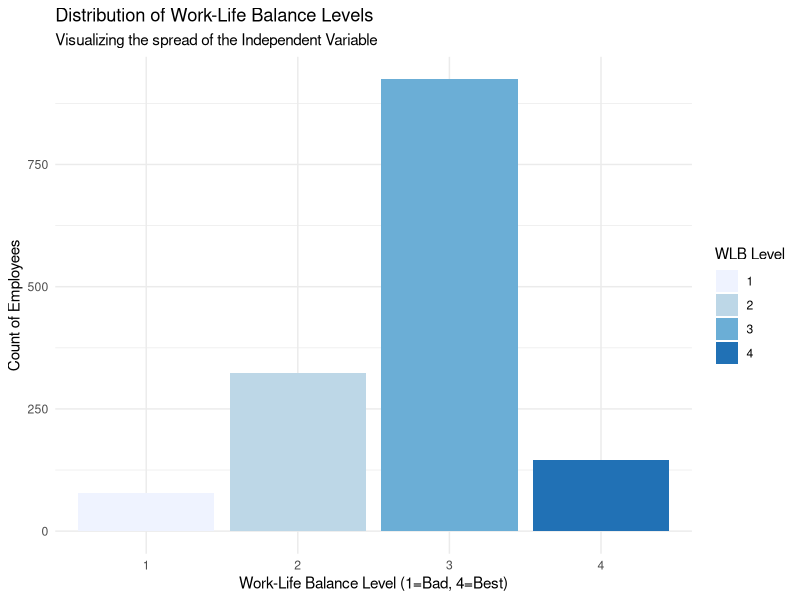
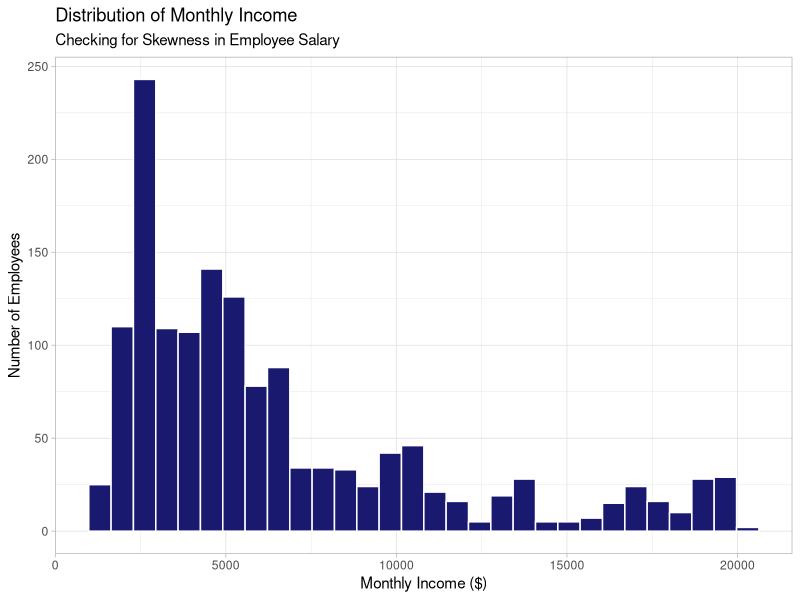
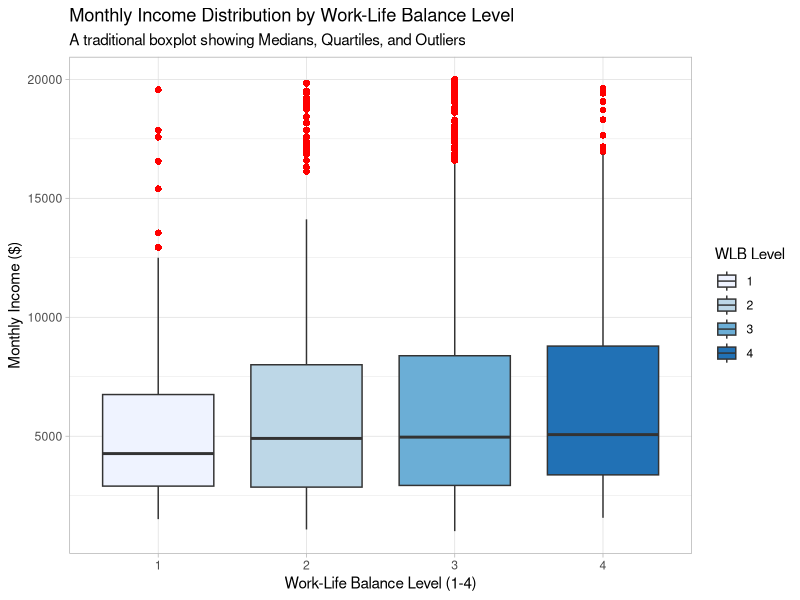
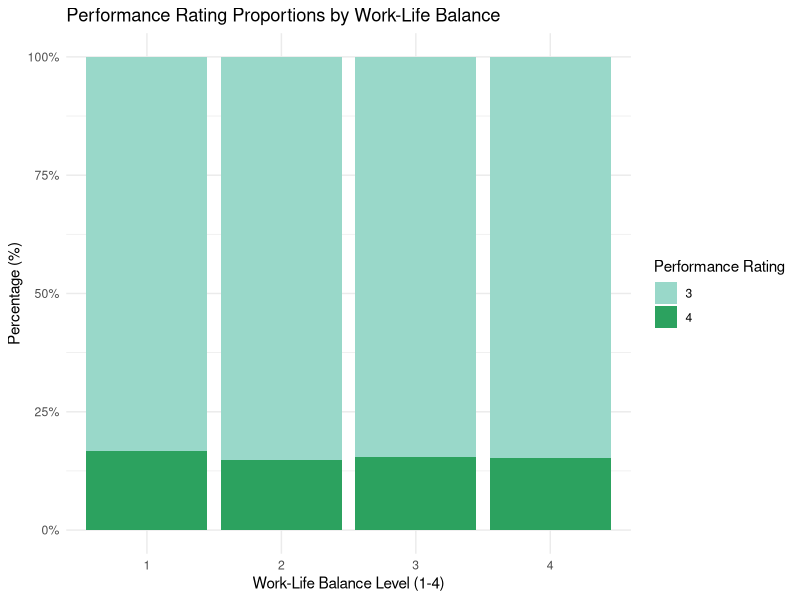
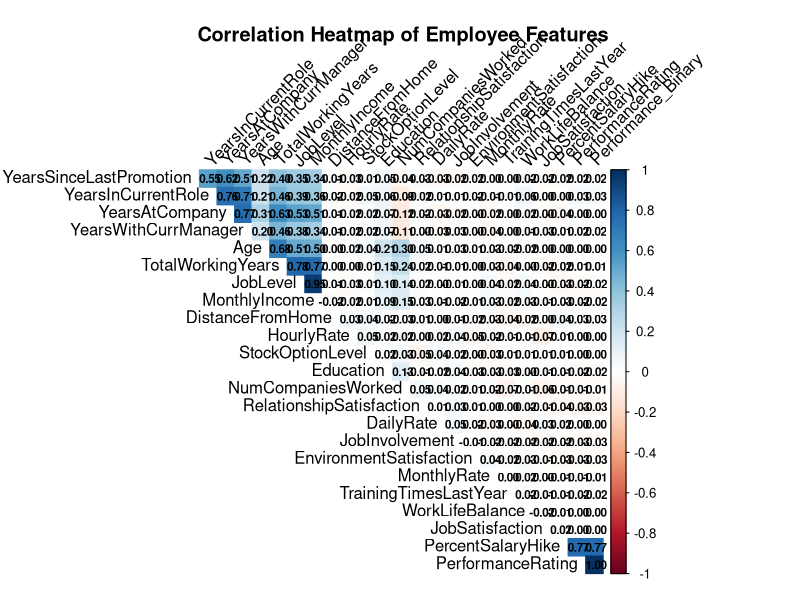
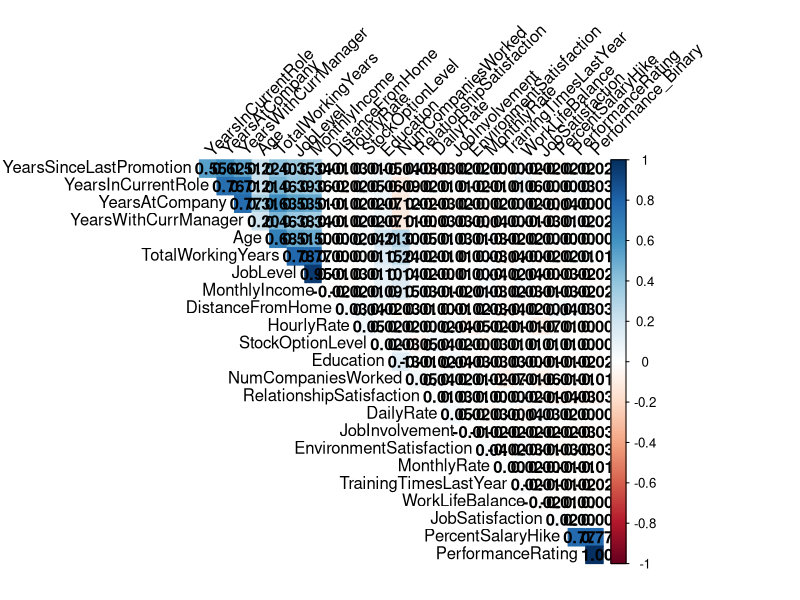

The R script that drew these images, in order:
library(tidyverse) # Includes ggplot2 for charts and dplyr for tables
library(corrplot)  # heatmap
library(scales) #format chart axes

#install packages
install.packages(c("tidyverse", "corrplot", "scales"))

#load the preprocessed dataset
df <- read.csv("data/processed/cleaned_hr_data.csv")
head(df)

#view dimensions and columns and check data types
dim(df)
colnames(df)
str(df)

#check missing values
sum(is.na(df))

#univarate analysis
#summary of independent variable
summary(df$WorkLifeBalance)
sd(df$WorkLifeBalance)

#frequency table
wlb_table <- table(df$WorkLifeBalance)
print(wlb_table)

#propotions
prop.table(wlb_table) * 100

#univarate visualizations
#bar chart for work life balance
# Visualizing Work-Life Balance Distribution (LO2)
ggplot(df, aes(x = as.factor(WorkLifeBalance), fill = as.factor(WorkLifeBalance))) +
  geom_bar() +
  scale_fill_brewer(palette = "Blues") +
  theme_minimal() +
  labs(title = "Distribution of Work-Life Balance Levels",
       subtitle = "Visualizing the spread of the Independent Variable",
       x = "Work-Life Balance Level (1=Bad, 4=Best)", 
       y = "Count of Employees",
       fill = "WLB Level")

#histogram for monthly income distribution
ggplot(df, aes(x = MonthlyIncome)) +
  geom_histogram(bins = 30, fill = "midnightblue", color = "white") +
  theme_light() +
  labs(title = "Distribution of Monthly Income",
       subtitle = "Checking for Skewness in Employee Salary",
       x = "Monthly Income ($)", 
       y = "Number of Employees")

# Bivariate Analysis
# box plot for Monthly Income vs. Work-Life Balance (LO2)
ggplot(df, aes(x = as.factor(WorkLifeBalance), y = MonthlyIncome, fill = as.factor(WorkLifeBalance))) +
  geom_boxplot(outlier.colour = "red", outlier.shape = 16, outlier.size = 2) +
  theme_light() +
  scale_fill_brewer(palette = "Blues") +
  labs(title = "Monthly Income Distribution by Work-Life Balance Level",
       subtitle = "A traditional boxplot showing Medians, Quartiles, and Outliers",
       x = "Work-Life Balance Level (1-4)", 
       y = "Monthly Income ($)",
       fill = "WLB Level")


#stacked bar chart for proportions work-life balance vs. performance rating
# Proportional Bar Chart
ggplot(df, aes(x = as.factor(WorkLifeBalance), fill = as.factor(PerformanceRating))) +
  geom_bar(position = "fill") +
  scale_y_continuous(labels = percent) +
  scale_fill_manual(values = c("#99d8c9", "#2ca25f")) +
  theme_minimal() +
  labs(title = "Performance Rating Proportions by Work-Life Balance",
       x = "Work-Life Balance Level (1-4)", 
       y = "Percentage (%)", 
       fill = "Performance Rating")


#create correlation heatmap
# 1. Select only the numeric columns (correlation doesn't work on text)
numeric_data <- df %>% select_if(is.numeric)

# 2. Create the matrix (the object R says is missing)
cor_matrix <- cor(numeric_data, use = "complete.obs")

# 3. NOW run your corrplot command
corrplot(cor_matrix, 
         method = "color", 
         type = "upper", 
         order = "hclust", 
         addCoef.col = "black", 
         number.cex = 0.7, 
         tl.col = "black", 
         tl.srt = 45, 
         diag = FALSE, 
         title = "\n\n Correlation Heatmap of Employee Features",
         mar = c(0,0,1,0))

# This will find the existing file and replace its contents with the new plot
png(height=800, width=800, file="results/plots/05_correlation_heatmap.png")

corrplot(cor_matrix, 
         method="color", 
         type="upper", 
         order="hclust", 
         addCoef.col="black", 
         tl.col="black", 
         tl.srt=45, 
         diag=FALSE)

dev.off() # This "closes" the file and saves the changes
